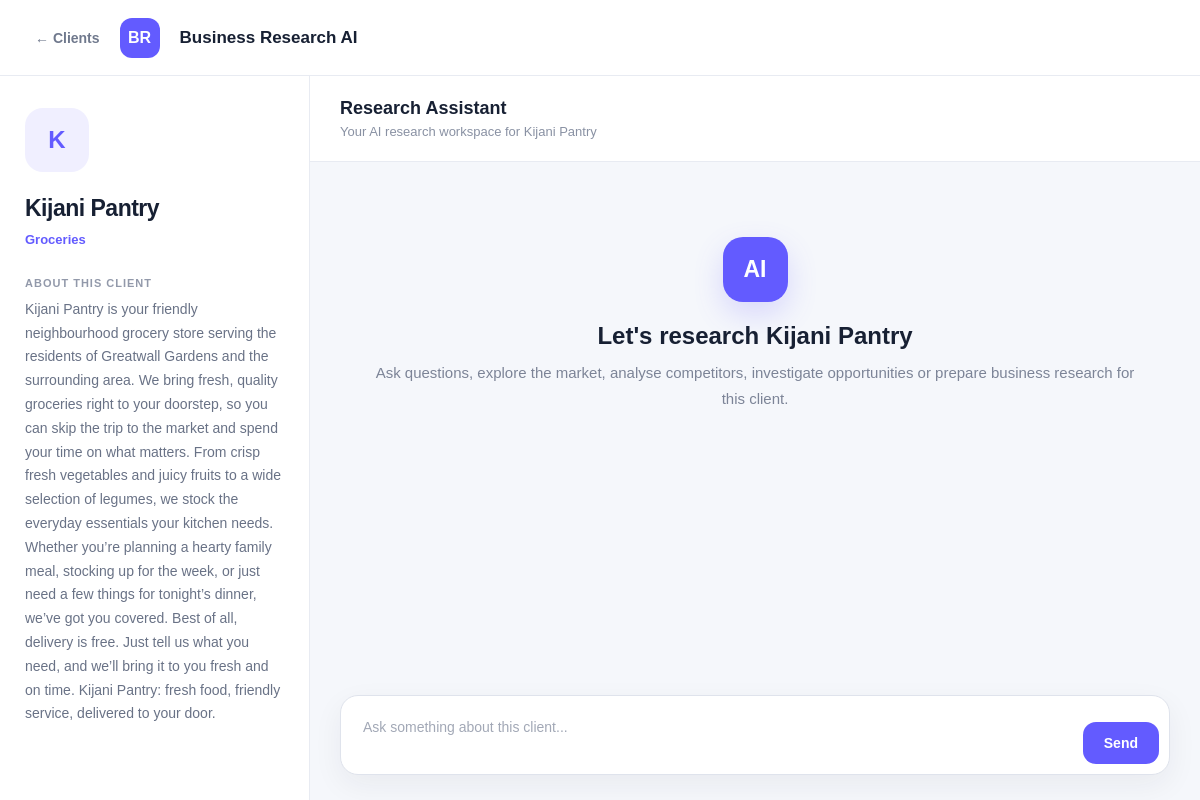
Page /clients/1/ on the committed database.
### clients/models.py (models this page shows, shortened)
class Client (models.Model):
    name = models.CharField(max_length=50)
    business_name = models.CharField(max_length=100)
    industry = models.CharField(max_length=100,blank=True)
    description = models.TextField(blank=True)
    created_at = models.DateTimeField(auto_now_add=True)

### clients/views.py (the view)
# urls.py: path("<int:client_id>/",views.client_workspace,name="client_workspace")
def client_workspace(request, client_id):
    client = get_object_or_404(Client, id=client_id)
    return render(
        request,
        "clients/workspace.html",
        {
            "client":client
        }
    )

### clients/templates/clients/workspace.html (shortened to what this page needs)
<!DOCTYPE html>
<html lang="en">
<head>
</head>
<body>
    <nav class="navbar">
        <div class="nav-left">
            <a href="{% url 'dashboard' %}" class="back-link">
                ← Clients
            </a>
            <div class="brand-logo">
                BR
            </div>
            <span class="brand-name">
                Business Research AI
            </span>
        </div>
    </nav>
    <main class="workspace">
        <aside class="sidebar">
            <div class="client-avatar">
                {{ client.business_name|first|upper }}
            </div>
            <h1>
                {{ client.business_name }}
            </h1>
            <p class="industry">
                {{ client.industry }}
            </p>
            <div class="info-section">
                <span class="info-label">
                    About this client
                </span>
                <p class="description">
                    {{ client.description }}
                </p>
            </div>
        </aside>
        <section class="chat-area">
            <header class="chat-header">
                <h2>
                    Research Assistant
                </h2>
                <p>
                    Your AI research workspace for {{ client.business_name }}
                </p>
            </header>
            <div class="messages">
                <div class="welcome-message">
                    <div class="welcome-icon">
                        AI
                    </div>
                    <h3>
                        Let's research {{ client.business_name }}
                    </h3>
                    <p>
                        Ask questions, explore the market, analyse competitors,
                        investigate opportunities or prepare business research
                        for this client.
                    </p>
                </div>
            </div>
            <div class="input-area">
                <div class="input-box">
                    <textarea
                        class="message-input"
                        placeholder="Ask something about this client..."
                    ></textarea>
                    <button class="send-button">
                        Send
                    </button>
                </div>
            </div>
        </section>
    </main>
</body>
</html>

### clients/templates/clients/workspace.html (style rules this page uses)
* { margin: 0; padding: 0; box-sizing: border-box; }
body { font-family: Arial, Helvetica, sans-serif; background: #f5f7fb; color: #172033; height: 100vh; overflow: hidden; }
.navbar { height: 76px; background: white; border-bottom: 1px solid #e8ebf2; display: flex; align-items: center; padding: 0 35px; }
.nav-left { display: flex; align-items: center; gap: 20px; }
.back-link { color: #70798d; text-decoration: none; font-size: 14px; font-weight: 600; }
.brand-logo { width: 40px; height: 40px; border-radius: 12px; background: #635bff; color: white; display: flex; align-items: center; justify-content: center; font-size: 16px; font-weight: 800; }
.brand-name { font-size: 17px; font-weight: 750; }
.workspace { height: calc(100vh - 76px); display: flex; }
.sidebar { width: 310px; background: white; border-right: 1px solid #e8ebf2; padding: 32px 25px; overflow-y: auto; }
.client-avatar { width: 64px; height: 64px; border-radius: 18px; background: #f0efff; color: #635bff; display: flex; align-items: center; justify-content: center; font-size: 24px; font-weight: 800; margin-bottom: 22px; }
.sidebar h1 { font-size: 23px; line-height: 1.3; letter-spacing: -0.5px; margin-bottom: 8px; }
.industry { color: #635bff; font-size: 13px; font-weight: 700; margin-bottom: 30px; }
.info-section { margin-bottom: 28px; }
.info-label { display: block; color: #9299aa; font-size: 11px; font-weight: 800; text-transform: uppercase; letter-spacing: 1px; margin-bottom: 9px; }
.description { color: #697286; font-size: 14px; line-height: 1.7; }
.chat-area { flex: 1; display: flex; flex-direction: column; min-width: 0; }
.chat-header { background: white; border-bottom: 1px solid #e8ebf2; padding: 22px 30px; }
.chat-header h2 { font-size: 18px; margin-bottom: 5px; }
.chat-header p { color: #8991a3; font-size: 13px; }
.messages { flex: 1; overflow-y: auto; padding: 35px; }
.welcome-message { max-width: 760px; margin: 40px auto; text-align: center; }
.welcome-icon { width: 65px; height: 65px; border-radius: 20px; background: #635bff; color: white; display: flex; align-items: center; justify-content: center; margin: 0 auto 20px; font-size: 23px; font-weight: 800; box-shadow: 0 12px 30px rgba(99, 91, 255, 0.2); }
.welcome-message h3 { font-size: 24px; margin-bottom: 10px; }
.welcome-message p { color: #7c8497; font-size: 15px; line-height: 1.7; }
.input-area { padding: 20px 30px 25px; background: #f5f7fb; }
.input-box { max-width: 900px; margin: 0 auto; background: white; border: 1px solid #dfe3ec; border-radius: 18px; padding: 10px; display: flex; align-items: flex-end; gap: 10px; box-shadow: 0 10px 30px rgba(31, 41, 55, 0.06); }
.message-input { flex: 1; border: none; outline: none; resize: none; min-height: 45px; max-height: 150px; padding: 13px 12px; font-family: inherit; font-size: 14px; color: #172033; }
.message-input::placeholder { color: #a2a8b6; }
.send-button { border: none; background: #635bff; color: white; border-radius: 13px; padding: 13px 21px; font-size: 14px; font-weight: 700; cursor: pointer; transition: transform 0.2s ease, background 0.2s ease; }

### rows in the picture
Client: business_name|first "K", business_name "Kijani Pantry", industry "Groceries", description "Kijani Pantry is your friendly neighbourhood grocery store serving the residents of Greatwall Gardens and the surrounding area. We bring fresh, quality groceries right to your doorstep, so you can skip the trip to the market and spend your time on what matters. From crisp fresh vegetables and juicy fruits to a wide selection of legumes, we stock the everyday essentials your kitchen needs. Whether you’re planning a hearty family meal, stocking up for the week, or just need a few things for tonight’s dinner, we’ve got you covered. Best of all, delivery is free. Just tell us what you need, and we’ll bring it to you fresh and on time. Kijani Pantry: fresh food, friendly service, delivered to…"
